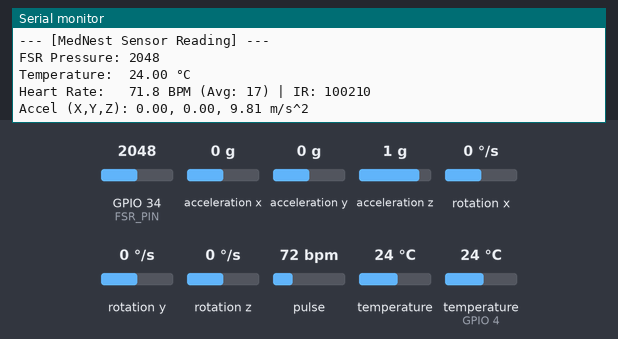
A sketch run on a simulated ESP32. Parts: the last lines printed to the serial monitor. The test bench sets the inputs (shaded band); at power-on: acceleration x 0 g, temperature (sensor on GPIO 4) 24 °C, GPIO 34 (FSR_PIN) = 2048, acceleration y 0 g, acceleration z 1 g, rotation x 0 °/s, rotation y 0 °/s, rotation z 0 °/s, pulse 72 bpm, temperature 24 °C (analog values on the 0–4095 scale). WiFi joins after 1.5 s; servers stay silent unless stated; uploads are accepted with an empty reply.

Above: at 3.7 s.
3.8 s: acceleration x set to -1.4 g
At 4.4 s:
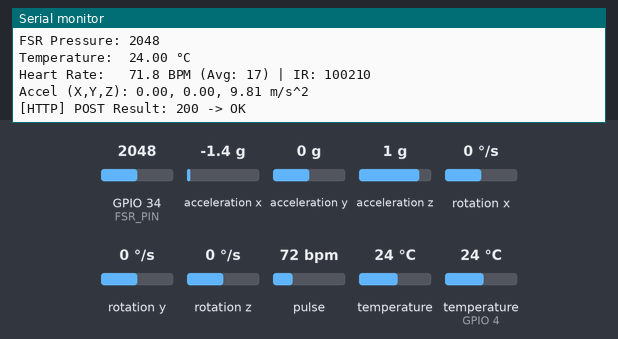
5.3 s: temperature (sensor on GPIO 4) set to 12 °C
At 6.4 s:
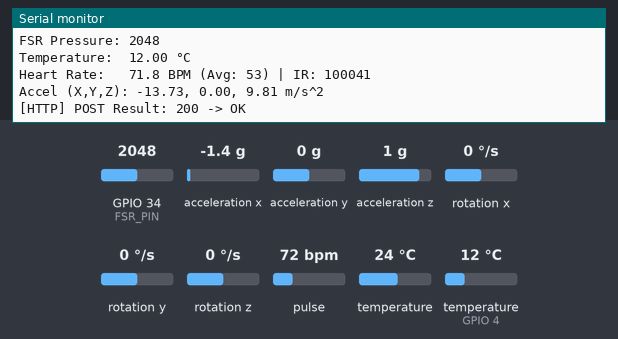
6.8 s: GPIO 34 (FSR_PIN) set to 1228
At 7.4 s:
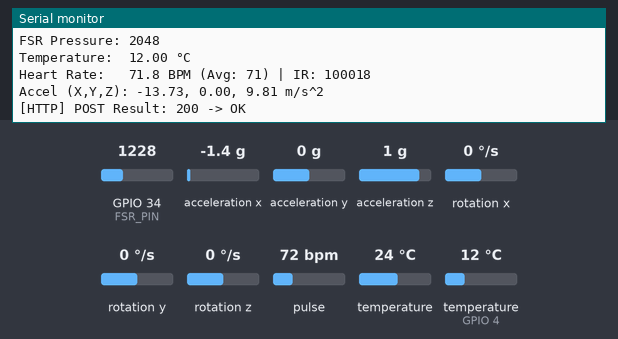
8.3 s: acceleration y set to -1.4 g
At 9.3 s:
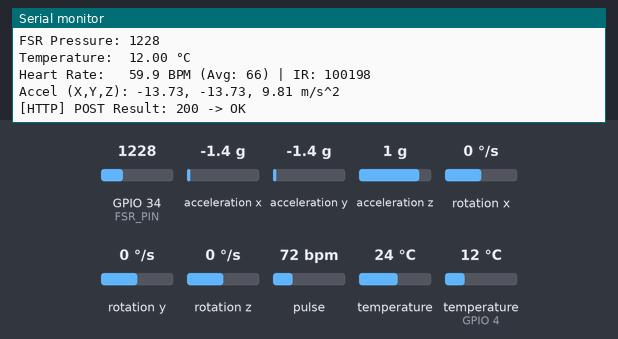
9.8 s: acceleration z set to -1.4 g
At 10.1 s:
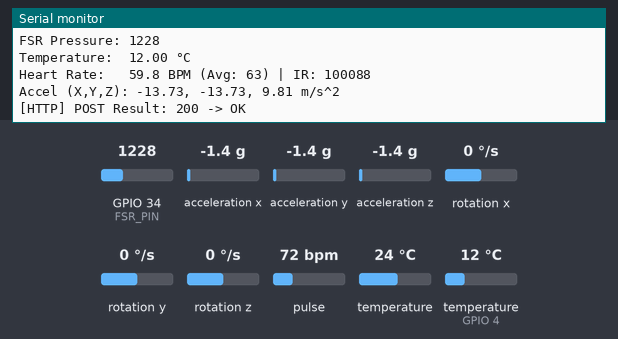
11.3 s: temperature (sensor on GPIO 4) set to 19 °C
At 12.4 s:
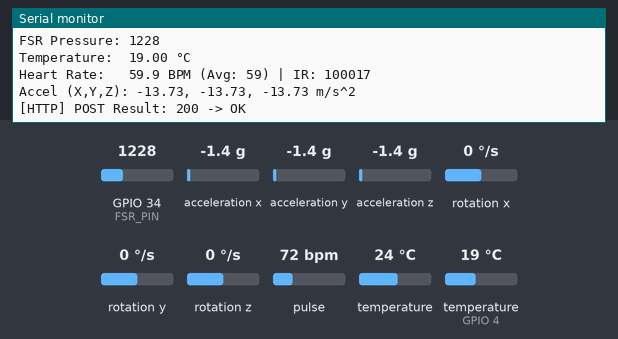
Timing chart, 0 to 13.8 s (numbered marks = the images above; inputs shaded):
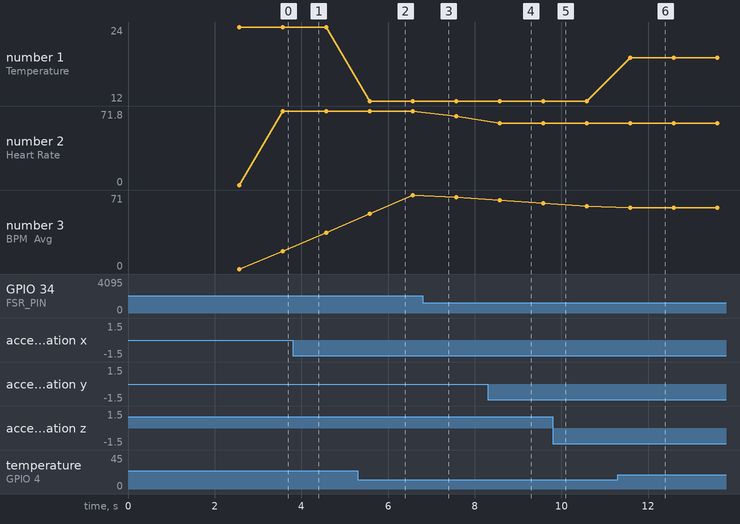

The sketch:

mednest_esp32_wifi.ino
```cpp
#include <WiFi.h>
#include <HTTPClient.h>
#include <WiFiClientSecure.h>
#include <Wire.h>
#include <OneWire.h>
#include <DallasTemperature.h>
#include <Adafruit_MPU6050.h>
#include <Adafruit_Sensor.h>
#include "MAX30105.h"
#include "heartRate.h"

// ============================================================================
// 1. PIN DEFINITIONS (Exact as requested)
// ============================================================================
#define FSR_PIN   34
#define TEMP_PIN  4
#define SDA_PIN   21
#define SCL_PIN   22

// ============================================================================
// 2. NETWORK & SERVER CONFIGURATION
// ============================================================================
// Replace with your Wi-Fi credentials
const char* WIFI_SSID     = "YOUR_WIFI_SSID";
const char* WIFI_PASSWORD = "YOUR_WIFI_PASSWORD";

// MedNest Guardian API Endpoint:
// - For Vercel Cloud: "https://<your-project>.vercel.app/api/sensor-data"
// - For Local LAN Dev: "http://192.168.1.6:3000/api/sensor-data"
const char* SERVER_URL    = "https://your-project.vercel.app/api/sensor-data";

// Telemetry transmit interval (in milliseconds)
const unsigned long TELEMETRY_INTERVAL = 1000; // Transmit every 1 second

// ============================================================================
// 3. SENSOR OBJECTS & STATE
// ============================================================================
OneWire oneWire(TEMP_PIN);
DallasTemperature tempSensor(&oneWire);

Adafruit_MPU6050 mpu;
MAX30105 maxSensor;

// Heart rate tracking variables
const byte RATE_SIZE = 4;
byte rates[RATE_SIZE];
byte rateSpot = 0;
long lastBeat = 0;

float heartRate = 0.0;
int beatAvg = 0;
long irValue = 0;

// Movement & Temperature cache
float temperatureC = 0.0;
float accelX = 0.0, accelY = 0.0, accelZ = 0.0;
float gyroX = 0.0, gyroY = 0.0, gyroZ = 0.0;
int fsrValue = 0;

// Timing trackers
unsigned long lastTelemetryTime = 0;
unsigned long lastTempRequestTime = 0;
unsigned long lastWifiCheckTime = 0;

// ============================================================================
// 4. HELPER: WIFI CONNECTION
// ============================================================================
void connectToWiFi() {
  Serial.println();
  Serial.print("Connecting to Wi-Fi: ");
  Serial.println(WIFI_SSID);

  WiFi.mode(WIFI_STA);
  WiFi.begin(WIFI_SSID, WIFI_PASSWORD);

  unsigned long startAttempt = millis();
  // Wait up to 10 seconds for initial connection
  while (WiFi.status() != WL_CONNECTED && millis() - startAttempt < 10000) {
    delay(500);
    Serial.print(".");
  }

  if (WiFi.status() == WL_CONNECTED) {
    Serial.println("\n[Wi-Fi] Connected successfully!");
    Serial.print("[Wi-Fi] IP Address: ");
    Serial.println(WiFi.localIP());
  } else {
    Serial.println("\n[Wi-Fi] Connection timed out. Will retry in background.");
  }
}

// ============================================================================
// 5. HELPER: TRANSMIT TELEMETRY OVER HTTP / HTTPS POST
// ============================================================================
void sendTelemetryData() {
  if (WiFi.status() != WL_CONNECTED) {
    Serial.println("[HTTP] Wi-Fi not connected. Skipping upload.");
    return;
  }

  HTTPClient http;
  WiFiClient regularClient;
  WiFiClientSecure secureClient;

  // Detect whether target endpoint is HTTPS (e.g. Vercel) or HTTP (local LAN)
  String urlStr = String(SERVER_URL);
  if (urlStr.startsWith("https://")) {
    secureClient.setInsecure(); // Skip TLS certificate authority verification on ESP32
    http.begin(secureClient, SERVER_URL);
  } else {
    http.begin(regularClient, SERVER_URL);
  }

  http.addHeader("Content-Type", "application/json");
  http.setTimeout(2500); // 2.5s timeout for cloud server round-trip

  // Estimate SpO2 (if finger detected, ~96-99%)
  float estimatedSpo2 = (irValue > 50000 && heartRate > 40) ? 98.0 : 0.0;
  bool isPatientPresent = (fsrValue > 100) || (irValue > 50000);

  // Construct JSON payload
  String payload = "{";
  payload += "\"patientId\":\"patient-1\",";
  payload += "\"heartRate\":" + String(heartRate, 1) + ",";
  payload += "\"spo2\":" + String(estimatedSpo2, 1) + ",";
  payload += "\"temperature\":" + String(temperatureC, 2) + ",";
  payload += "\"fsr\":" + String(fsrValue) + ",";
  payload += "\"patientPresent\":" + String(isPatientPresent ? "true" : "false") + ",";
  payload += "\"movement\":{";
  payload += "\"x\":" + String(accelX, 2) + ",";
  payload += "\"y\":" + String(accelY, 2) + ",";
  payload += "\"z\":" + String(accelZ, 2);
  payload += "}";
  payload += "}";

  int httpCode = http.POST(payload);

  if (httpCode > 0) {
    Serial.printf("[HTTP] POST Result: %d -> %s\n", httpCode, httpCode == 200 ? "OK" : "Error");
  } else {
    Serial.printf("[HTTP] POST failed, error: %s\n", http.errorToString(httpCode).c_str());
  }

  http.end();
}

// ============================================================================
// 6. SETUP
// ============================================================================
void setup() {
  Serial.begin(115200);
  delay(1000);

  Serial.println("\n==============================================");
  Serial.println("  MedNest Guardian - ESP32 Multi-Sensor Node  ");
  Serial.println("==============================================");

  // Configure Analog ADC for FSR
  analogReadResolution(12);
  analogSetPinAttenuation(FSR_PIN, ADC_11db);

  // Initialize I2C Bus on pins 21 (SDA) and 22 (SCL)
  Wire.begin(SDA_PIN, SCL_PIN);

  // Initialize Temperature Sensor (DS18B20 on Pin 4)
  tempSensor.begin();
  tempSensor.setWaitForConversion(false); // Non-blocking async temperature reading
  tempSensor.requestTemperatures();
  Serial.print("DS18B20 devices detected: ");
  Serial.println(tempSensor.getDeviceCount());

  // Initialize MPU6050 Motion Sensor
  if (mpu.begin()) {
    Serial.println("MPU6050: Connected");
    mpu.setAccelerometerRange(MPU6050_RANGE_8_G);
    mpu.setGyroRange(MPU6050_RANGE_500_DEG);
    mpu.setFilterBandwidth(MPU6050_BAND_21_HZ);
  } else {
    Serial.println("MPU6050: NOT detected (check SDA/SCL wiring)");
  }

  // Initialize MAX30102 / MAX30105 Heart Rate Sensor
  if (maxSensor.begin(Wire, I2C_SPEED_FAST)) {
    Serial.println("MAX30102: Connected");
    maxSensor.setup();
    maxSensor.setPulseAmplitudeRed(0x1F);
    maxSensor.setPulseAmplitudeIR(0x1F);
  } else {
    Serial.println("MAX30102: NOT detected (check SDA/SCL wiring)");
  }

  // Connect to Wi-Fi
  connectToWiFi();

  Serial.println("----------------------------------------------");
  Serial.println("System initialized. Starting telemetry loop...");
}

// ============================================================================
// 7. MAIN LOOP
// ============================================================================
void loop() {
  // -------------------------------------------------------------
  // A. MAX30102 HEART RATE DETECTION (Runs continuously without delay)
  // -------------------------------------------------------------
  irValue = maxSensor.getIR();

  if (irValue > 50000) {
    if (checkForBeat(irValue)) {
      long delta = millis() - lastBeat;
      lastBeat = millis();

      float bpm = 60.0 / (delta / 1000.0);

      if (bpm > 40.0 && bpm < 200.0) {
        rates[rateSpot++] = (byte)bpm;
        rateSpot %= RATE_SIZE;

        int total = 0;
        for (byte i = 0; i < RATE_SIZE; i++) {
          total += rates[i];
        }
        beatAvg = total / RATE_SIZE;
        heartRate = bpm;
      }
    }
  } else {
    // Finger not detected / weak signal
    heartRate = 0.0;
    beatAvg = 0;
  }

  // -------------------------------------------------------------
  // B. PERIODIC TELEMETRY & SECONDARY SENSORS (Every 1000ms)
  // -------------------------------------------------------------
  unsigned long now = millis();

  if (now - lastTelemetryTime >= TELEMETRY_INTERVAL) {
    lastTelemetryTime = now;

    // 1. FSR Pressure Sensor
    fsrValue = analogRead(FSR_PIN);

    // 2. Read DS18B20 Temperature & trigger next conversion
    float currentTemp = tempSensor.getTempCByIndex(0);
    if (currentTemp != DEVICE_DISCONNECTED_C && currentTemp > -50.0) {
      temperatureC = currentTemp;
    }
    tempSensor.requestTemperatures(); // Trigger async conversion for next read

    // 3. Read MPU6050 Motion Sensor
    sensors_event_t accel, gyro, mpuTemp;
    if (mpu.getEvent(&accel, &gyro, &mpuTemp)) {
      accelX = accel.acceleration.x;
      accelY = accel.acceleration.y;
      accelZ = accel.acceleration.z;
      gyroX  = gyro.gyro.x;
      gyroY  = gyro.gyro.y;
      gyroZ  = gyro.gyro.z;
    }

    // 4. Debug Output to Serial Monitor
    Serial.println("\n--- [MedNest Sensor Reading] ---");
    Serial.printf("FSR Pressure: %d\n", fsrValue);
    Serial.printf("Temperature:  %.2f °C\n", temperatureC);
    Serial.printf("Heart Rate:   %.1f BPM (Avg: %d) | IR: %ld\n", heartRate, beatAvg, irValue);
    Serial.printf("Accel (X,Y,Z): %.2f, %.2f, %.2f m/s^2\n", accelX, accelY, accelZ);

    // 5. Transmit Telemetry over Wi-Fi
    sendTelemetryData();
  }

  // -------------------------------------------------------------
  // C. PERIODIC WIFI AUTO-RECONNECT CHECK (Every 10s if disconnected)
  // -------------------------------------------------------------
  if (WiFi.status() != WL_CONNECTED && (now - lastWifiCheckTime >= 10000)) {
    lastWifiCheckTime = now;
    Serial.println("[Wi-Fi] Disconnected! Attempting to reconnect...");
    WiFi.reconnect();
  }
}
```

Measured:
- after the input at 5.3 s, the serial monitor: prints a new line after 0.27 s (image 2)
- after the input at 8.3 s, the serial monitor: prints a new line after 0.29 s (image 4)
- after the input at 11.3 s, the serial monitor: prints a new line after 0.29 s (image 6)
- plotted number 1: 24 → 12 after the input at 5.3 s, 12 → 19 after the input at 11.3 s
